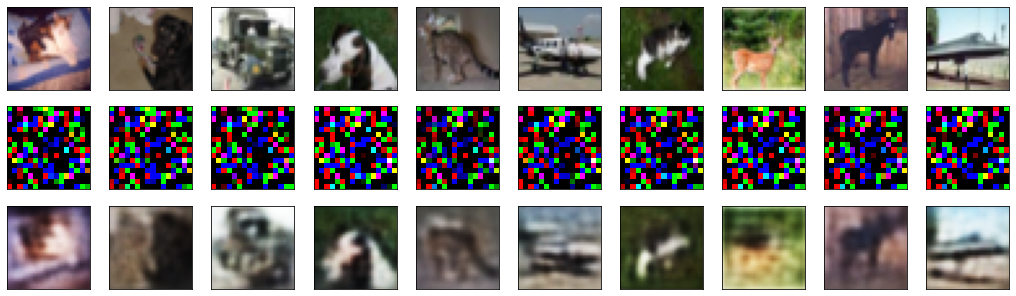

This figure's Python source:
### IMPORTANTE> a versao do professor tambem fica com o val_accuracy: 0.0287 extremamente baixo
#               mesmo com uma camada a menos e resolucoes maiores

import matplotlib.pyplot as plt
import numpy as np
# Importação da base cifar10
from keras.datasets import cifar10
from keras.models import Model, Sequential
from keras.layers import Input, Dense

# Carregamento da base de dados e normalização
(previsores_treinamento, _), (previsores_teste, _) = cifar10.load_data()
previsores_treinamento = previsores_treinamento.astype('float32') / 255
previsores_teste = previsores_teste.astype('float32') / 255

# Como essa base de dados apresenta imagens coloridas temos 3 canais e não somente
# um canal como na base MNIST. As dimensão dessas imagens é 32 x 32, portanto
# teremos um total de 3072 características (32 x 32 x 3 canais)
previsores_treinamento = previsores_treinamento.reshape((len(previsores_treinamento), np.prod(previsores_treinamento.shape[1:])))
previsores_teste = previsores_teste.reshape((len(previsores_teste), np.prod(previsores_teste.shape[1:])))

# Criação do autoencoder
autoencoder = Sequential()

# ENCODE
# Estrutura do encoder: 3072 - 1536 - 768 - 1536 - 3072
# Você pode testar com outras arquiteturas também, mas uma dica é dividir as
# dimensões pela metade. Por exemplo, para chegar no valor de 1536 dividimos
# 3072 / 2 e para chegar no valor de 768 dividimos 1532 / 2

# Trabalharemos com a dimensão mínima de 768, ou seja, de 3072 pixels reduziremos para 768
# Como são imagens com mais pixels, se diminuirmos muito a dimensão final o autoencoder
# pode apresentar resultados ruins
# O número de entradas é 3072 que equivale ao número total de pixels da imagem
autoencoder.add(Dense(units = 1536, activation = 'relu', input_dim = 3072))
autoencoder.add(Dense(units = 768, activation='relu'))

# DECODE
# Faz o processo inverso, ou seja, 768 - 1536 - 3072
autoencoder.add(Dense(units = 1536, activation='relu'))
autoencoder.add(Dense(units = 3072, activation='sigmoid'))

# Compilação e aprendizagem, mantendo os parâmetros padrões
# Os resultados não serão tão bons caso use um número pequeno de épocas
autoencoder.compile(optimizer='adam', loss='binary_crossentropy', metrics = ['accuracy'])
autoencoder.fit(previsores_treinamento, previsores_treinamento,
                epochs=100, batch_size=256, validation_data=(previsores_teste, previsores_teste))

# Cria um novo modelo para capturar somente a aprendizagem da rede, que é o codificador
dimensao_original = Input(shape=(3072,))
camada_encoder1 = autoencoder.layers[0]
camada_encoder2 = autoencoder.layers[1]
encoder = Model(dimensao_original, camada_encoder2(camada_encoder1(dimensao_original)))

# Cria as variáveis com as imagens codificadas e decodificadas
imagens_codificadas = encoder.predict(previsores_teste)
imagens_decodificadas = autoencoder.predict(previsores_teste)

# Visualiza 10 imagens escolhidas aleatoriamente
numero_imagens = 10
imagens_teste = np.random.randint(previsores_teste.shape[0], size=numero_imagens)
plt.figure(figsize=(18, 18))
for i, indice_imagem in enumerate(imagens_teste):
    # Imagem original, nas dimensões 32x32 com 3 canais
    eixo = plt.subplot(10, 10, i + 1)
    plt.imshow(previsores_teste[indice_imagem].reshape(32, 32, 3))
    plt.xticks(())
    plt.yticks(())
    
    # Imagem codificada, nas dimensões 16x16 com 3 canais
    # Se multiplicar os três valores teremos o valor mínimo que é 768 pixels
    eixo = plt.subplot(10, 10, numero_imagens + i + 1)
    plt.imshow(imagens_codificadas[indice_imagem].reshape(16, 16, 3))
    plt.xticks(())
    plt.yticks(())

    # Imagem decodificada, nas dimensões 32x32 com 3 canais
    eixo = plt.subplot(10, 10, 2 * numero_imagens + i + 1)
    plt.imshow(imagens_decodificadas[indice_imagem].reshape(32, 32, 3))
    plt.xticks(())
    plt.yticks(())
plt.show()
